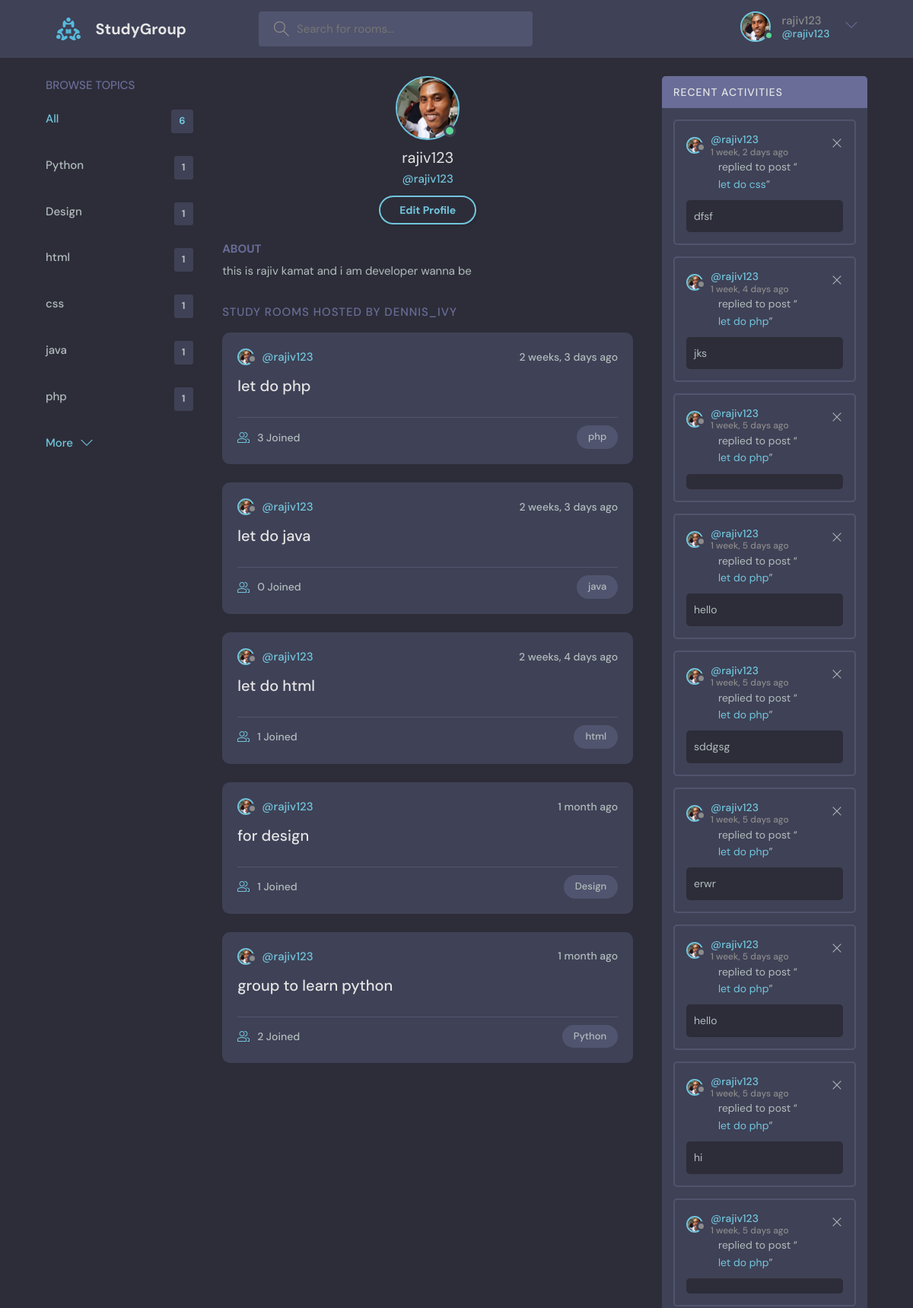
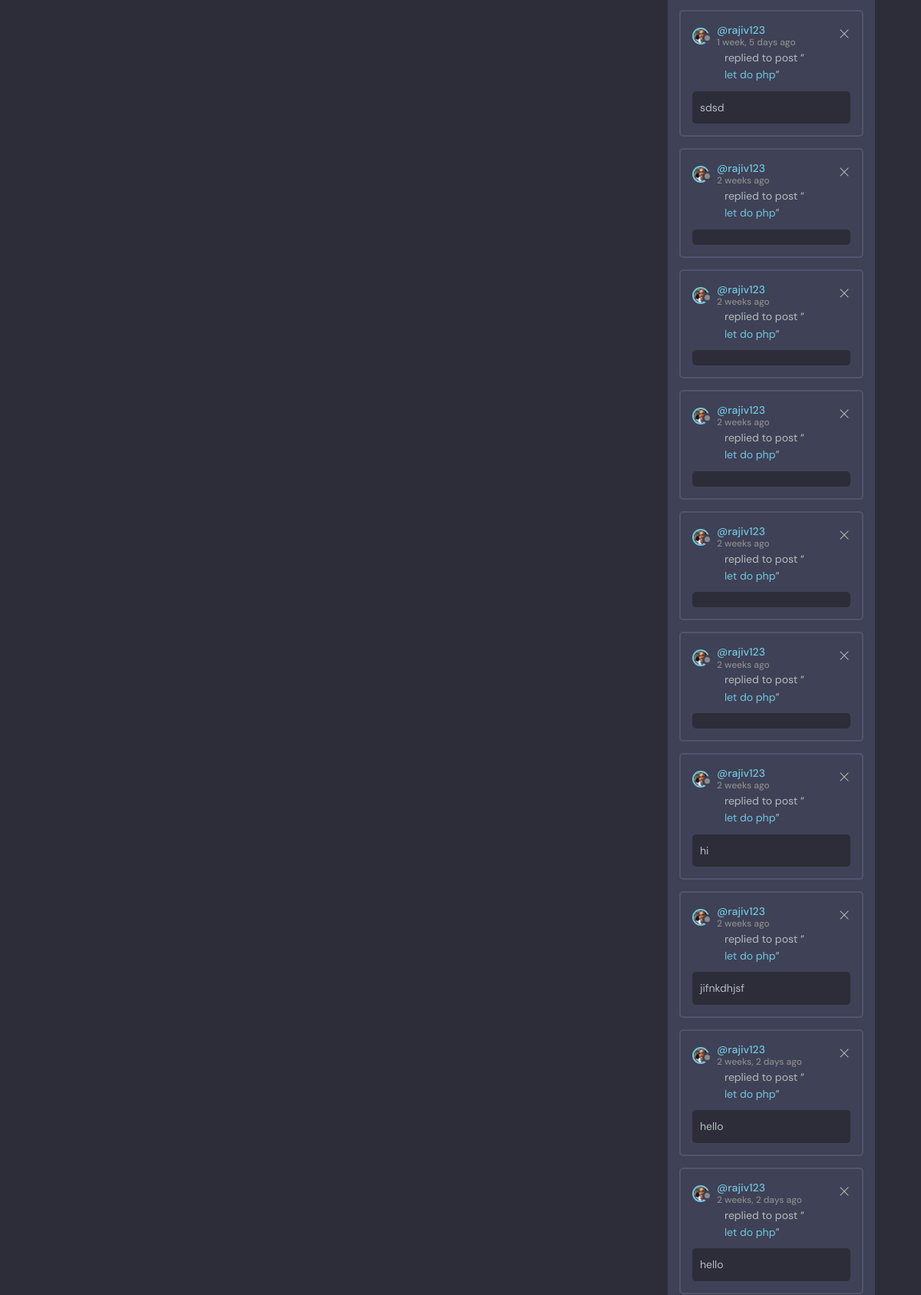
The page /profile/1/ (signed in, upper part) on the database its author committed (2 pictures, top to bottom).
### base/models.py (models this page shows, shortened)
class User(AbstractUser):
    name = models.CharField(max_length=200, null=True)
    email = models.EmailField(unique=True)
    bio = models.TextField(null=True)
    avatar = models.ImageField(null=True, default="avatar.svg")
    USERNAME_FIELD = 'email'
    REQUIRED_FIELDS = []

class Topic(models.Model):
    name = models.CharField(max_length=200)

class Room(models.Model):
    host = models.ForeignKey(User, on_delete=models.SET_NULL, null=True)
    topic = models.ForeignKey(Topic, on_delete=models.SET_NULL,null=True)
    name = models.CharField(max_length=200)
    description = models.TextField(null=True,blank=True)
    participants = models.ManyToManyField(User, related_name='participants', blank=True)
    updated = models.DateTimeField(auto_now=True)
    created = models.DateTimeField(auto_now_add=True)
    class Meta:
        ordering = ['-updated','-created']
    def __str__(self) :
        return self.name

class Message(models.Model):
    user = models.ForeignKey(User, on_delete=models.CASCADE)
    room = models.ForeignKey(Room, on_delete=models.CASCADE)
    body = models.TextField(null=True)
    updated = models.DateTimeField(auto_now=True)
    created = models.DateTimeField(auto_now_add=True)
    class Meta:
        ordering = ['-updated','-created']
    def __str__(self) :
        return self.body[0:50]

### base/views.py (the view)
# urls.py: path('profile/<str:pk>/', views.userProfile, name="user-profile"),
@login_required(login_url='login')
def userProfile(request, pk):
    user = User.objects.get(id=pk)
    rooms = user.room_set.all()
    room_messages = user.message_set.all()
    topics = Topic.objects.all()
    context = {'user': user, 'rooms': rooms,
               'topics': topics, 'room_messages': room_messages}
    return render(request, 'base/profile.html', context)

### base/templates/base/profile.html
{% extends 'main.html' %}
{% block content %}
  <main class="profile-page layout layout--3">
    <div class="container">
      {% include 'base/topics_component.html'%}
      <div class="roomList">
        <div class="profile">
          <div class="profile__avatar">
            <div class="avatar avatar--large active">
              <img src="{{user.avatar.url}}" />
            </div>
          </div>
          <div class="profile__info">
            <h3>{{user.username}}</h3>
            <p>@{{user.username}}</p>
            {%if request.user == user %}
            <a href="{% url 'update-user'%}" class="btn btn--main btn--pill">Edit Profile</a>
            {% endif %}
          </div>
          <div class="profile__about">
            <h3>About</h3>
            <p>
              {{user.bio}}
            </p>
          </div>
        </div>
        <div class="roomList__header">
          <div>
            <h2>Study Rooms Hosted by dennis_ivy</a>
            </h2>
          </div>
        </div>
        <div> {% include 'base/feed_component.html'%}</div>
      </div>
      {% include 'base/activity_component.html'%}
    </div>
  </main>
  {% endblock %}

### templetes/main.html (shortened to what this page needs)
<!DOCTYPE html>
{% load static %}
<html lang="en">
  <head>
    <link rel="stylesheet" href="{% static 'styles/style.css' %}" />
    <link rel="stylesheet" href="{% static 'styles/main.css' %}" />
  </head>
  <body>
    {% include 'navbar.html'%}
    {% block content %}
    {% endblock %}
  </body>
</html>

### templetes/navbar.html (shortened to what this page needs)
{% load static %}
<header class="header header--loggedIn">
  <div class="container">
    <a href="{% url 'home' %}" class="header__logo">
      <img src="{% static 'images/logo.svg' %}" />
      <h1>StudyGroup</h1>
    </a>
    <form class="header__search" method="GET" action="{% url 'home' %}">
      <label>
        <input name="q" placeholder="Search for rooms..." />
      </label>
    </form>
    <nav class="header__menu">
{% if request.user.is_authenticated %}
      <div class="header__user">
        <a href="{% url 'user-profile' request.user.id %}">
          <div class="avatar avatar--medium active">
            <img src="{{request.user.avatar.url}}" />
          </div>
          <p>{{ request.user.username }} <span>@{{request.user.username}}</span></p>
        </a>
        <button class="dropdown-button">
          <svg version="1.1" xmlns="http://www.w3.org/2000/svg" width="32" height="32" viewBox="0 0 32 32">
            <title>chevron-down</title>
            <path d="M16 21l-13-13h-3l16 16 16-16h-3l-13 13z"></path>
          </svg>
        </button>
      </div>
      {% else %}
      <a href="{% url 'login' %}">
        <img src="{% static 'images/avatar.svg' %}" alt="" />
        Login </a>
      {% endif %}
    </nav>
  </div>
</header>

### base/templates/base/topics_component.html
<div class="topics">
    <div class="topics__header">
      <h2>Browse Topics</h2>
    </div>
    <ul class="topics__list">
      <li>
        <a href="{% url 'home' %}" class="active">All <span>{{topics.count}}</span></a>
      </li>
      {% for topic in topics %}
      <li>
        <a href="{% url 'home' %}?q={{topic.name}}"> {{topic.name}} <span>{{topic.room_set.all.count}}</span></a>
      </li>
      {% endfor %}
    </ul>
    <a class="btn btn--link" href="{% url 'topics' %}">
      More
      <svg version="1.1" xmlns="http://www.w3.org/2000/svg" width="32" height="32" viewBox="0 0 32 32">
        <title>chevron-down</title>
        <path d="M16 21l-13-13h-3l16 16 16-16h-3l-13 13z"></path>
      </svg>
    </a>
  </div>

### base/templates/base/feed_component.html (shortened to what this page needs)
{% for room in rooms%}
<div class="roomListRoom">
    <div class="roomListRoom__header">
      <a href="{% url 'user-profile' room.host.id %}" class="roomListRoom__author">
        <div class="avatar avatar--small">
          <img src="{{room.host.avatar.url}}" />
        </div>
        <span>@{{room.host.username}}</span>
      </a>
      <div class="roomListRoom__actions">
        <span>{{room.created|timesince}} ago</span>
      </div>
    </div>
    <div class="roomListRoom__content">
      <a href="{% url 'room' room.id %}">{{room.name}}</a>
    </div>
    <div class="roomListRoom__meta">
      <a href="{% url 'room' room.id%}" class="roomListRoom__joined">
        {{room.participants.all.count}} Joined
      </a>
      <p class="roomListRoom__topic">{{room.topic.name}}</p>
    </div>
  </div>
  {% endfor %}

### base/templates/base/activity_component.html
<div class="activities">
    <div class="activities__header">
      <h2>Recent Activities</h2>
    </div>
    {% for message in room_messages %}
    <div class="activities__box">
      <div class="activities__boxHeader roomListRoom__header">
        <a href="{% url 'user-profile' message.user.id %}" class="roomListRoom__author">
          <div class="avatar avatar--small">
            <img src="{{message.user.avatar.url}}" />
          </div>
          <p>
            @{{message.user.username}}
            <span>{{ message.created|timesince }} ago</span>
          </p>
        </a>
        {% if request.user == message.user %}
        <div class="roomListRoom__actions">
          <a href="{% url 'delete-message' message.id %}">
            <svg version="1.1" xmlns="http://www.w3.org/2000/svg" width="32" height="32" viewBox="0 0 32 32">
              <title>remove</title>
              <path
                d="M27.314 6.019l-1.333-1.333-9.98 9.981-9.981-9.981-1.333 1.333 9.981 9.981-9.981 9.98 1.333 1.333 9.981-9.98 9.98 9.98 1.333-1.333-9.98-9.98 9.98-9.981z"
              ></path>
            </svg>
          </a>
        </div>
        {% endif %}
      </div>
      <div class="activities__boxContent">
        <p>replied to post “<a href="{% url 'room' message.room.id %}">{{message.room}}</a>”</p>
        <div class="activities__boxRoomContent">
            {{message}}
        </div>
      </div>
    </div>
    {% endfor %}
  </div>

### rows shown on the page
User: user.avatar (picture), user.username "rajiv123", avatar (picture), username "rajiv123", bio "this is rajiv kamat and i am developer wanna be"
Topic: name "Python", room_set.all.count "1"
Topic: name "Design", room_set.all.count "1"
Topic: name "html", room_set.all.count "1"
Topic: name "css", room_set.all.count "1"
Topic: name "java", room_set.all.count "1"
Topic: name "php", room_set.all.count "1"
Room: host.avatar (picture), host.username "rajiv123", created "2 weeks, 3 days", name "let do php", participants.all.count "3", topic.name "php"
Room: host.avatar (picture), host.username "rajiv123", created "2 weeks, 3 days", name "let do java", participants.all.count "0", topic.name "java"
Room: host.avatar (picture), host.username "rajiv123", created "2 weeks, 4 days", name "let do html", participants.all.count "1", topic.name "html"
Room: host.avatar (picture), host.username "rajiv123", created "1 month", name "for design", participants.all.count "1", topic.name "Design"
Room: host.avatar (picture), host.username "rajiv123", created "1 month", name "group to learn python", participants.all.count "2", topic.name "Python"
Message: user.avatar (picture), user.username "rajiv123", created "1 week, 2 days", room "let do css", body "dfsf"
Message: user.avatar (picture), user.username "rajiv123", created "1 week, 4 days", room "let do php", body "jks"
Message: user.avatar (picture), user.username "rajiv123", created "1 week, 5 days", room "let do php"
Message: user.avatar (picture), user.username "rajiv123", created "1 week, 5 days", room "let do php", body "hello"
Message: user.avatar (picture), user.username "rajiv123", created "1 week, 5 days", room "let do php", body "sddgsg"
Message: user.avatar (picture), user.username "rajiv123", created "1 week, 5 days", room "let do php", body "erwr"
Message: user.avatar (picture), user.username "rajiv123", created "1 week, 5 days", room "let do php", body "hello"
Message: user.avatar (picture), user.username "rajiv123", created "1 week, 5 days", room "let do php", body "hi"
Message: user.avatar (picture), user.username "rajiv123", created "1 week, 5 days", room "let do php"
Message: user.avatar (picture), user.username "rajiv123", created "1 week, 5 days", room "let do php", body "sdsd"
Message: user.avatar (picture), user.username "rajiv123", created "2 weeks", room "let do php"
Message: user.avatar (picture), user.username "rajiv123", created "2 weeks", room "let do php"
Message: user.avatar (picture), user.username "rajiv123", created "2 weeks", room "let do php"
Message: user.avatar (picture), user.username "rajiv123", created "2 weeks", room "let do php"
Message: user.avatar (picture), user.username "rajiv123", created "2 weeks", room "let do php"
Message: user.avatar (picture), user.username "rajiv123", created "2 weeks", room "let do php", body "hi"
Message: user.avatar (picture), user.username "rajiv123", created "2 weeks", room "let do php", body "jifnkdhjsf"
Message: user.avatar (picture), user.username "rajiv123", created "2 weeks, 2 days", room "let do php", body "hello"
Message: user.avatar (picture), user.username "rajiv123", created "2 weeks, 2 days", room "let do php", body "hello"

### other values the page prints
{{ topics.count }} "6"
